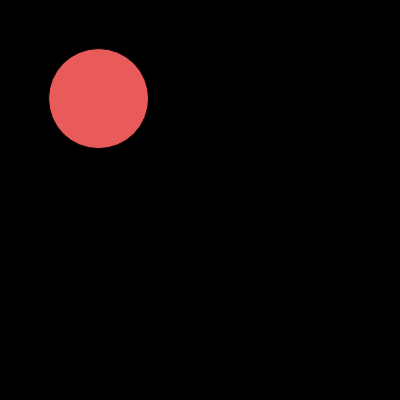
Frame 1 (no input)
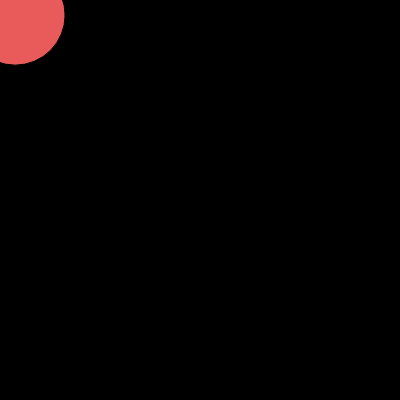
Frame 60 (no input)
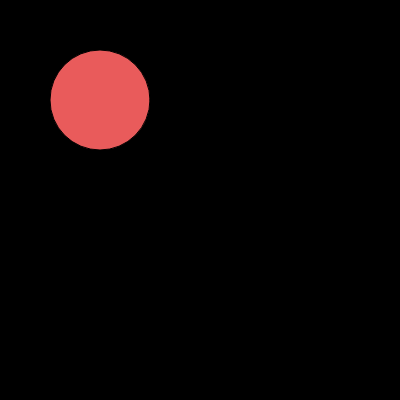
Frame 120 (the mouse pressed at the canvas centre since frame 60)

The p5.js sketch that drew these frames (run headless with seeded random() and noise() and a simulated clock; from frame 60 on, the mouse is pressed at the canvas centre):

// p5.js sketch
// ── sketch.js
const userColor = `#FF0000`;
const foodColor = `#00FF00`;
let blob;
let myColor;
class GameBlob {
    constructor(x, y, r, color) {
        this.position = createVector(x, y);
        this.r = r;
        this.color = color;
    }
    show() {
        fill(this.color);
        circle(this.position.x, this.position.y, this.r * 2);
    }
}

class UserBlob extends GameBlob {
    constructor(x, y, r, color) {
        super(x, y, r, color);
    }

    update() {

        let velocity = createVector (mouseX, mouseY);
        velocity.sub(this.position);
        velocity.setMag(100 / this.r);
        this.position.add(velocity)
        
    }

    hasEaten(r) { 
        const newArea = this.r * this.r +  r * r;
        this.r = Math.sqrt(newArea);
    }
}

class FoodBlob extends GameBlob {
    
}

function setup() {
    createCanvas(400, 400);
    myColor = color(255, 100, 100, 233);
    blob = new UserBlob(100, 100, 50, myColor);
}

function draw() {
    background(0);
    blob.update();
    blob.show();
}


// let velocity = createVector(0, 0);
// const keyPressed = () => {

//     if (keyCode === LEFT_ARROW) {
//         velocity.add(createVector(-1,0));
//     }
//     if (keyCode === RIGHT_ARROW) {
//         velocity.add(createVector(1,0));
//     }
//     if (keyCode === UP_ARROW) {
//         velocity.add(createVector(0,1));
//     }
//     if (keyCode === DOWN_ARROW) {
//         velocity.add(createVector(0,-1));
//     }
// }

// keyPressed()
// this.move(velocity);
// // };
// ── blob.js
class Blob {
    constructor () {
        this.position = createVector(width/2, height/2);
        this.r = 64; 
    }
    show () {
        fill(255);
        circle(this.position.x, this.position.y, this.r*2)
    }
}
